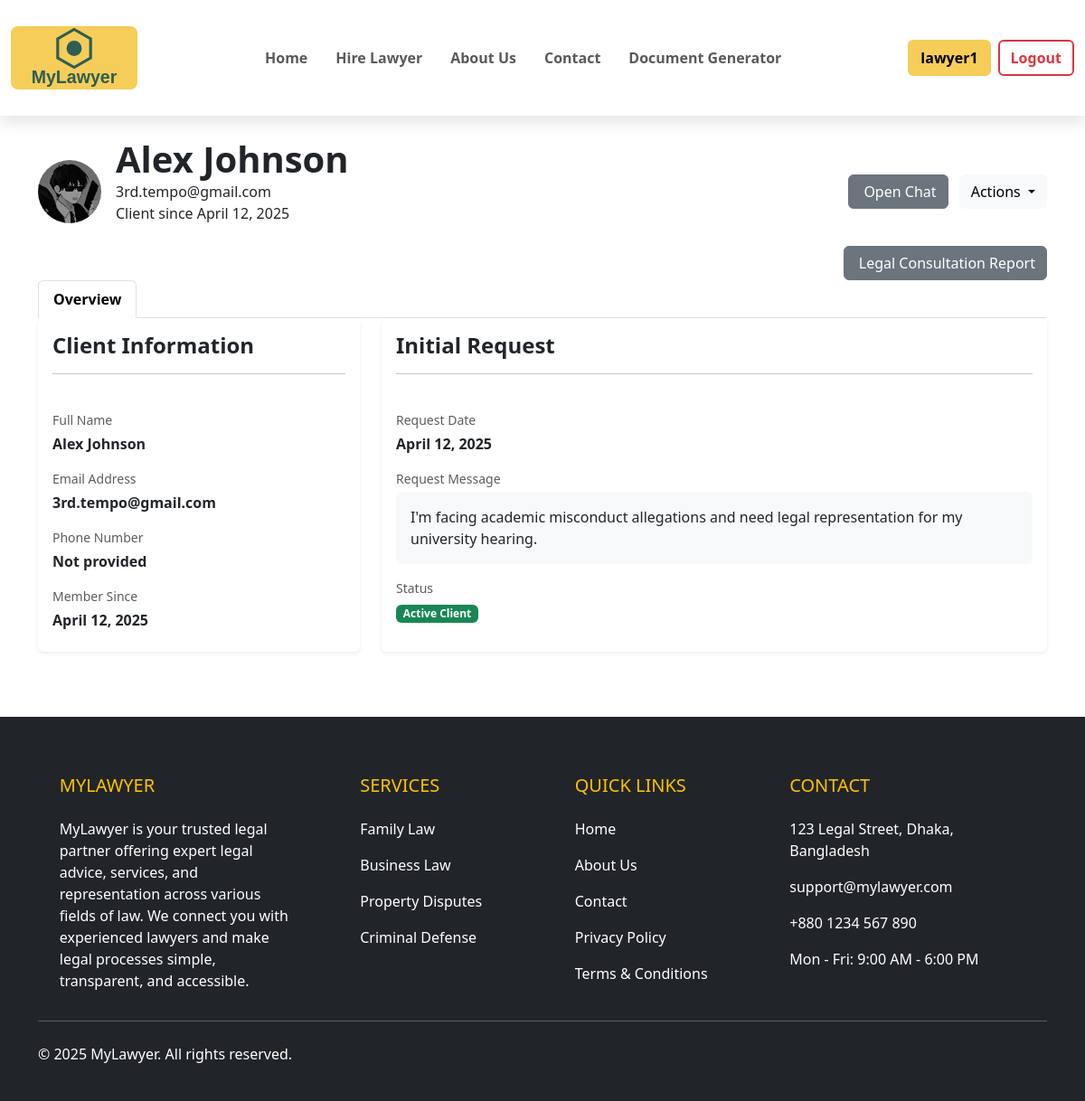
The page /client/10/ (signed in) on the database its author committed.
### core/models.py (models this page shows, shortened)
class Profile(models.Model):
    user = models.OneToOneField(User, on_delete=models.CASCADE)
    profile_picture = models.ImageField(upload_to='profile_pics/', blank=True, null=True)
    is_active = models.BooleanField(default=False)

class HireRequest(models.Model):
    student = models.ForeignKey(User, on_delete=models.CASCADE, related_name='hire_requests')
    lawyer = models.ForeignKey(LawyerProfile, on_delete=models.CASCADE)
    message = models.TextField()
    date_requested = models.DateTimeField(auto_now_add=True)
    status_choices = [('pending', 'Pending'), ('accepted', 'Accepted'), ('rejected', 'Rejected'),  ('completed', 'Completed')]
    status = models.CharField(max_length=10, choices=status_choices, default='pending')

### core/views.py (the view)
# urls.py: path('client/<int:client_id>/', views.client_profile, name='client_profile'),
@login_required
def client_profile(request, client_id):
    client = get_object_or_404(User, id=client_id)
    if not HireRequest.objects.filter(
        lawyer__user=request.user,
        student=client,
        status='accepted'
    ).exists():
        messages.error(request, "You don't have permission to view this client's profile.")
        return redirect('lawyer_dashboard')
    try:
        profile = client.profile
    except Profile.DoesNotExist:
        profile = None
    hire_request = HireRequest.objects.get(
        lawyer__user=request.user,
        student=client,
        status='accepted'
    )
    message_history = Message.objects.filter(
        (Q(sender=request.user) & Q(recipient=client)) |
        (Q(sender=client) & Q(recipient=request.user))
    ).order_by('sent_at')
    consultations = []  # Replace with actual query if you have a Consultation model
    context = {
        'client': client,
        'profile': profile,
        'hire_request': hire_request,
        'message_history': message_history,
        'consultations': consultations,
    }
    return render(request, 'client_profile.html', context)

### core/templates/client_profile.html (shortened to what this page needs)
{% extends 'base.html' %}
{% block content %}
<div class="container mt-4 mb-5">
    <div class="profile-header">
        <div class="row align-items-center">
            <div class="col-md-8">
                <div class="d-flex align-items-center">
                    {% if profile.profile_picture %}
                    <img src="{{ profile.profile_picture.url }}" class="rounded-circle me-3" width="70" height="70" alt="Profile">
                    {% else %}
                    <div class="bg-white text-secondary rounded-circle me-3 d-flex align-items-center justify-content-center" style="width: 70px; height: 70px; font-size: 24px;">
                        {{ client.get_full_name|default:client.username|first|upper }}
                    </div>
                    {% endif %}
                    <div>
                        <h1 class="fw-bold mb-0">{{ client.get_full_name|default:client.username }}</h1>
                        <p class="mb-0">{{ client.email }}</p>
                        <p class="mb-0 text-light-50">Client since {{ client.date_joined|date:"F d, Y" }}</p><br>
                    </div>
                </div>
            </div>
            <div class="col-md-4 text-md-end mt-3 mt-md-0">
                <a href="{% url 'chat_view' client.username %}" class="btn btn-secondary me-2">
                     Open Chat
                </a>
                <div class="dropdown d-inline-block">
                    <button class="btn btn-light dropdown-toggle" type="button" id="clientActions" data-bs-toggle="dropdown" aria-expanded="false">
                        Actions
                    </button>
                </div>
            </div>
            <div class="col-md-12 text-md-end mt-3 mt-md-0"><a href="{% url 'generate_report' client.id %}" class="btn btn-secondary">
                 Legal Consultation Report
            </a></div>
        </div>
    </div>
    <ul class="nav nav-tabs" id="clientProfileTabs" role="tablist">
        <li class="nav-item" role="presentation">
            <button class="nav-link active" id="overview-tab" data-bs-toggle="tab" data-bs-target="#overview" type="button" role="tab" aria-controls="overview" aria-selected="true">Overview</button>
        </li>
    </ul>
    <div class="tab-content" id="clientProfileTabsContent">
        <div class="tab-pane fade show active" id="overview" role="tabpanel" aria-labelledby="overview-tab">
            <div class="row">
                <div class="col-lg-4 mb-4">
                    <div class="card border-0 shadow-sm h-100">
                        <div class="card-header bg-transparent border-0">
                            <h4 class="fw-bold mb-0 section-title my-2">Client Information</h4><hr>
                        </div>
                        <div class="card-body">
                            <div class="mb-3">
                                <p class="text-muted small mb-1">Full Name</p>
                                <p class="fw-bold mb-0">{{ client.get_full_name|default:"Not provided" }}</p>
                            </div>
                            <div class="mb-3">
                                <p class="text-muted small mb-1">Email Address</p>
                                <p class="fw-bold mb-0">{{ client.email }}</p>
                            </div>
                            <div class="mb-3">
                                <p class="text-muted small mb-1">Phone Number</p>
                                <p class="fw-bold mb-0">{{ profile.phone_number|default:"Not provided" }}</p>
                            </div>
                            <div>
                                <p class="text-muted small mb-1">Member Since</p>
                                <p class="fw-bold mb-0">{{ client.date_joined|date:"F d, Y" }}</p>
                            </div>
                        </div>
                    </div>
                </div>
                <div class="col-lg-8 mb-4">
                    <div class="card border-0 shadow-sm h-100">
                        <div class="card-header bg-transparent border-0">
                            <h4 class="fw-bold mb-0 section-title my-2">Initial Request</h4><hr>
                        </div>
                        <div class="card-body">
                            <div class="mb-3">
                                <p class="text-muted small mb-1">Request Date</p>
                                <p class="fw-bold mb-0">{{ hire_request.date_requested|date:"F d, Y" }}</p>
                            </div>
                            <div class="mb-3">
                                <p class="text-muted small mb-1">Request Message</p>
                                <div class="p-3 bg-light rounded">
                                    <p class="mb-0">{{ hire_request.message }}</p>
                                </div>
                            </div>
                            <div class="mb-3">
                                <p class="text-muted small mb-1">Status</p>
                                <span class="badge bg-success">Active Client</span>
                            </div>
                        </div>
                    </div>
                </div>
            </div>
        </div>
    </div>
</div>
{% endblock %}

### core/templates/nav.html (shortened to what this page needs)
{% load static %}
<nav class="navbar navbar-expand-lg navbar-custom py-4 sticky-top">
    <div class="container-fluid">
        <a class="navbar-brand" href="{% url 'home' %}">
            <img src="{% static 'logo.svg' %}" alt="MyLawyer Logo">
        </a>
        <div class="collapse navbar-collapse justify-content-center" id="navbarSupportedContent">
            <ul class="navbar-nav mb-2 mb-lg-0">
                <li class="nav-item">
                    <a class="nav-link {% if request.resolver_match.url_name == 'home' %}active{% endif %}" href="{% url 'home' %}">Home</a>
                </li>
                <li class="nav-item">
                    <a class="nav-link" href="{% url 'view_lawyers' %}">Hire Lawyer</a>
                </li>
                <li class="nav-item">
                    <a class="nav-link" href="{% url 'about' %}">About Us</a>
                </li>
                <li class="nav-item">
                    <a class="nav-link" href="{% url 'contact' %}">Contact</a>
                </li>
                <li class="nav-item">
                    <a class="nav-link" href="{% url 'doc_generator' %}">Document Generator</a>
                </li>
            </ul>
        </div>
        <div class="d-flex align-items-center">
            {% if user.is_authenticated %}
            <a href="{% url 'dashboard' %}" class="btn me-2 custom-profile">
                 {{ user.username }}
            </a>
            <a href="{% url 'logout' %}" class="btn custom-logout">Logout</a>
            {% else %}
            <a href="{% url 'login' %}" class="btn me-2 custom-login">Login</a>
            <a href="{% url 'register' %}" class="btn custom-register">Register</a>
            {% endif %}
        </div>
    </div>
</nav>

### core/templates/nav.html (style rules this page uses)
.navbar-custom { box-shadow: 0 8px 16px rgba(0, 0, 0, 0.1); background-color: #fff; }
.nav-link { font-weight: 600; margin-right: 15px; transition: color 0.3s ease; }
.custom-profile { background-color: #f6cd58; color: black; border: 2px solid #f6cd58; font-weight: 600; transition: 0.3s; }
.custom-logout { background-color: transparent; color: #dc3545; border: 2px solid #dc3545; font-weight: 600; transition: 0.3s; }
.navbar-brand img { width: 140px; border-radius: 8px; }

### rows shown on the page
Profile: profile_picture (picture)
HireRequest: date_requested "April 12, 2025", message "I'm facing academic misconduct allegations and need legal representation for my university hearing."

### other values the page prints
{{ user.username }} "lawyer1"
{{ client.get_full_name|default:client.username }} "Alex Johnson"
{{ client.email }} "3rd.tempo@gmail.com"
{{ client.date_joined|date:"F d, Y" }} "April 12, 2025"
{{ client.get_full_name|default:"Not provided" }} "Alex Johnson"
{{ profile.phone_number|default:"Not provided" }} "Not provided"
